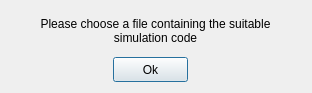
<?xml version="1.0" encoding="UTF-8"?>
<ui version="4.0">
 <class>dialogSimulation</class>
 <widget class="QDialog" name="dialogSimulation">
  <property name="geometry">
   <rect>
    <x>0</x>
    <y>0</y>
    <width>312</width>
    <height>93</height>
   </rect>
  </property>
  <property name="windowTitle">
   <string>Choose simulation file</string>
  </property>
  <property name="windowIcon">
   <iconset>
    <normaloff>BOUTguilogo.png</normaloff>BOUTguilogo.png</iconset>
  </property>
  <widget class="QPushButton" name="pushButton">
   <property name="geometry">
    <rect>
     <x>113</x>
     <y>57</y>
     <width>75</width>
     <height>25</height>
    </rect>
   </property>
   <property name="text">
    <string>Ok</string>
   </property>
  </widget>
  <widget class="QLabel" name="label">
   <property name="geometry">
    <rect>
     <x>-40</x>
     <y>0</y>
     <width>391</width>
     <height>61</height>
    </rect>
   </property>
   <property name="text">
    <string>Please choose a file containing the suitable 
simulation code</string>
   </property>
   <property name="alignment">
    <set>Qt::AlignCenter</set>
   </property>
  </widget>
 </widget>
 <resources/>
 <connections/>
</ui>
